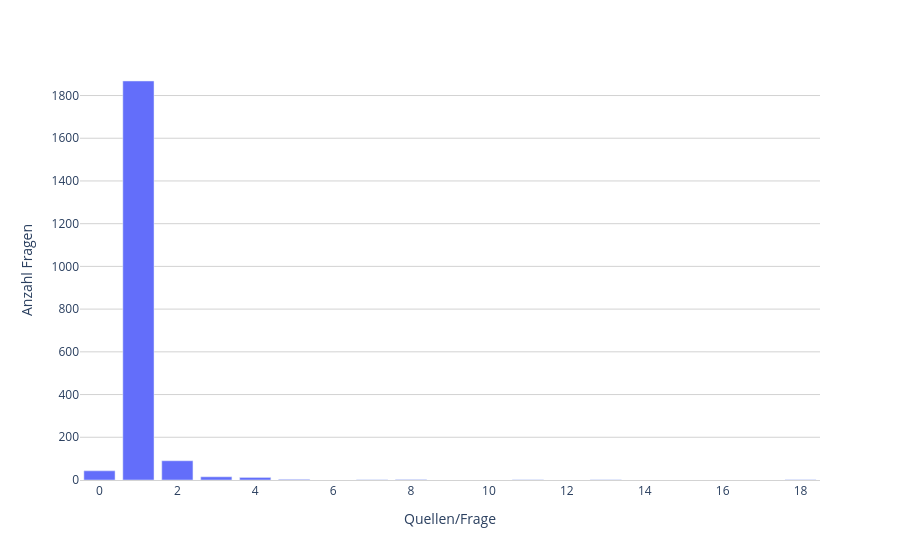

Here is the notebook cell this chart was saved with:
### Code cell
PX.bar(pd.DataFrame({"x": pdfqa_num_sources_used_value_counts.index.tolist(), "y": pdfqa_num_sources_used_value_counts.values.tolist()}), xaxes={'title':'Quellen/Frage'}, yaxes={'title': 'Anzahl Fragen'})

### Figure 1 — Plotly figure (JSON) as saved in the notebook; plotly's stock layout.template omitted (floating-point values rounded to 4 significant figures)
{"data": [{"hovertemplate": "x=%{x}<br>y=%{y}<extra></extra>", "legendgroup": "", "marker": {"color": "#636efa", "pattern": {"shape": ""}}, "name": "", "orientation": "v", "showlegend": false, "textposition": "auto", "type": "bar", "x": [1, 2, 0, 3, 4, 5, 8, 11, 7, 18, 13], "xaxis": "x", "y": [1868, 90, 43, 15, 12, 3, 2, 1, 1, 1, 1], "yaxis": "y"}], "layout": {"barmode": "relative", "legend": {"tracegroupgap": 0}, "margin": {"t": 60}, "paper_bgcolor": "rgba(255, 255, 255, 1.0)", "plot_bgcolor": "rgba(255, 255, 255, 1.0)", "showlegend": true, "width": 900, "xaxis": {"anchor": "y", "domain": [0, 1], "linecolor": "LightGrey", "linewidth": 1, "showline": true, "title": {"text": "Quellen/Frage"}}, "yaxis": {"anchor": "x", "domain": [0, 1], "gridcolor": "LightGrey", "gridwidth": 1, "showgrid": true, "title": {"text": "Anzahl Fragen"}}}}
